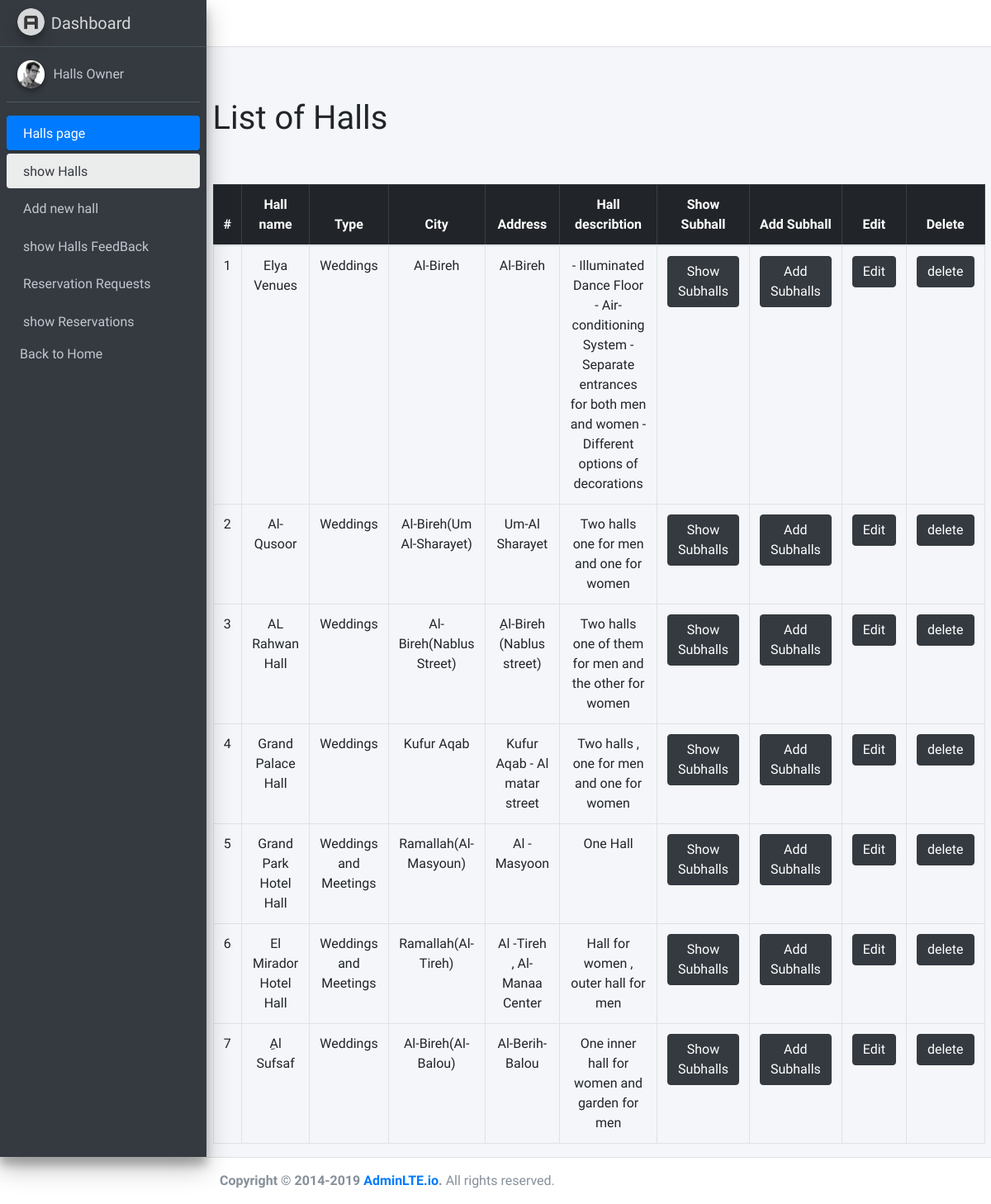
The app's page /admin/showhallowner.php (signed in) with its own data.
### tables this page shows
CREATE TABLE `halls` (
  `id` int NOT NULL,
  `name` varchar(200) NOT NULL,
  `type` int NOT NULL,
  `city` enum('Birzeit','Jifna','Betonya','Kufur Aqab','Ramallah','Ramallah(Al-Masayif)','Ramallah(Al-Tireh)','Ramallah (Al-Irsal)','Ramallah(Al-Masyoun)','Al-Bireh','Al-Bireh(Nablus Street)','Al-Bireh(Al-Balou)','Al-Bireh(Um Al-Sharayet)','Al-Bireh(Al-Quds Street)') NOT NULL,
  `address` varchar(255) NOT NULL,
  `hall_describtion` varchar(500) NOT NULL,
  `image` varchar(500) NOT NULL,
  `image_view` varchar(255) NOT NULL,
  `video_view` varchar(500) NOT NULL,
  `user_id` int NOT NULL,
  `status` enum('pending','approved','canceled') NOT NULL DEFAULT 'pending'
);

### admin/handlers/get_owner_hall.php (called while the page is built)
<?php
$test= $_SESSION['userId'];
$sql="SELECT h.id,h.name,h.type,h.city,h.address, h.hall_describtion,h.status FROM halls h where h.user_id ='$test'";
$sqlResult=mysqli_query($conn,$sql);
$hallData=mysqli_fetch_all($sqlResult);
?>

### admin/showhallowner.php (the view, shortened to what this page needs)
<?php session_start();
require("handlers/db.php");
require("handlers/get_owner_hall.php");
$test= $_SESSION['userId'];
$sql="SELECT h.id,h.name,h.type,h.city,h.address, h.hall_describtion FROM halls h where h.user_id ='$test'";
$query=mysqli_query($conn,$sql);
if(mysqli_num_rows($query)>0){
    $halls=mysqli_fetch_all($query,MYSQLI_ASSOC);
    }
require("inc/header.php");
?>
<main role="main" class="flex-shrink-0 ">
        <div class="container">
        <br>
            <h1>List of Halls</h1>
            <br>
        <br>
            <table class="table table-bordered text-center justify-content-start">
                <thead  class="table-dark">
                    <tr>
                    <th scope="col">#</th>
                    <th scope="col"  style="width:10%">Hall name</th>
                    <th scope="col"  style="width:10%">Type</th>
                    <th scope="col">City</th>
                    <th scope="col">Address</th>
                    <th scope="col"style="width:40%">Hall describtion</th>
                    <th scope="col"style="width:10%">Show Subhall</th>
                    <th scope="col"style="width:10%">Add Subhall</th>
                    <th scope="col">Edit</th>
                    <th scope="col">Delete</th>
                    </tr>
                </thead>
                <tbody>
<?php
if(isset($halls)){
foreach($hallData as $index=>$halls){?>
    <tr>
    <td><?=$index+1;?></td>
    <td><?=$halls[1];
    ?></td>
   <td><?php
    if ($halls[2]=='1'){
echo "Weddings";
}else if ($halls[2]=='2'){
    echo "Meetings";
}
else if ($halls[2]=='3'){
    echo "Weddings and Meetings";
}
?></td>
    <td><?=$halls[3];?></td>
    <td><?=$halls[4];?></td>
    <td><?=$halls[5];?></td>
    <td><a href="showsubhalls.php?hallId=<?= $_SESSION['hallId'];?>"class="btn btn-dark">Show Subhalls</a></td>
    <td><a href="creatsubhalls.php?hallId=<?= $_SESSION['hallId'];?>"class="btn btn-dark">Add Subhalls</a></td>
    <td><a href="edit-hall.php?hallId=<?= $_SESSION['hallId'];?>"class="btn btn-dark">Edit</a></td>
   <td><a href="handlers/deletehall.php?hallId=<?= $_SESSION['hallId'];?>"class="btn btn-dark">delete</a></td>
    </tr>
<?php }
}
else{?>
  <tr>
    <td colspan="6" class="text-center">No Halls Added</td>
  </tr>
  <?php
} ?>
                </tbody>
            </table>
        </div>
    </main>
  <?php
require("inc/footer.php");
?>

### records on screen
halls: name "Elya Venues", type "Weddings", city "Al-Bireh", address "Al-Bireh", hall_describtion "- Illuminated Dance Floor - Air-conditioning System - Separate entrances for both men and women - Different options of decorations"
halls: name "Al-Qusoor", type "Weddings", city "Al-Bireh(Um Al-Sharayet)", address "Um-Al Sharayet", hall_describtion "Two halls one for men and one for women"
halls: name "AL Rahwan Hall", type "Weddings", city "Al-Bireh(Nablus Street)", address "ِAl-Bireh (Nablus street)", hall_describtion "Two halls one of them for men and the other for women"
halls: name "Grand Palace Hall", type "Weddings", city "Kufur Aqab", address "Kufur Aqab - Al matar street", hall_describtion "Two halls , one for men and one for women"
halls: name "Grand Park Hotel Hall", type "Weddings and Meetings", city "Ramallah(Al-Masyoun)", address "Al -Masyoon", hall_describtion "One Hall"
halls: name "El Mirador Hotel Hall", type "Weddings and Meetings", city "Ramallah(Al-Tireh)", address "Al -Tireh , Al-Manaa Center", hall_describtion "Hall for women , outer hall for men"
halls: name "ِAl Sufsaf", type "Weddings", city "Al-Bireh(Al-Balou)", address "Al-Berih- Balou", hall_describtion "One inner hall for women and garden for men"
